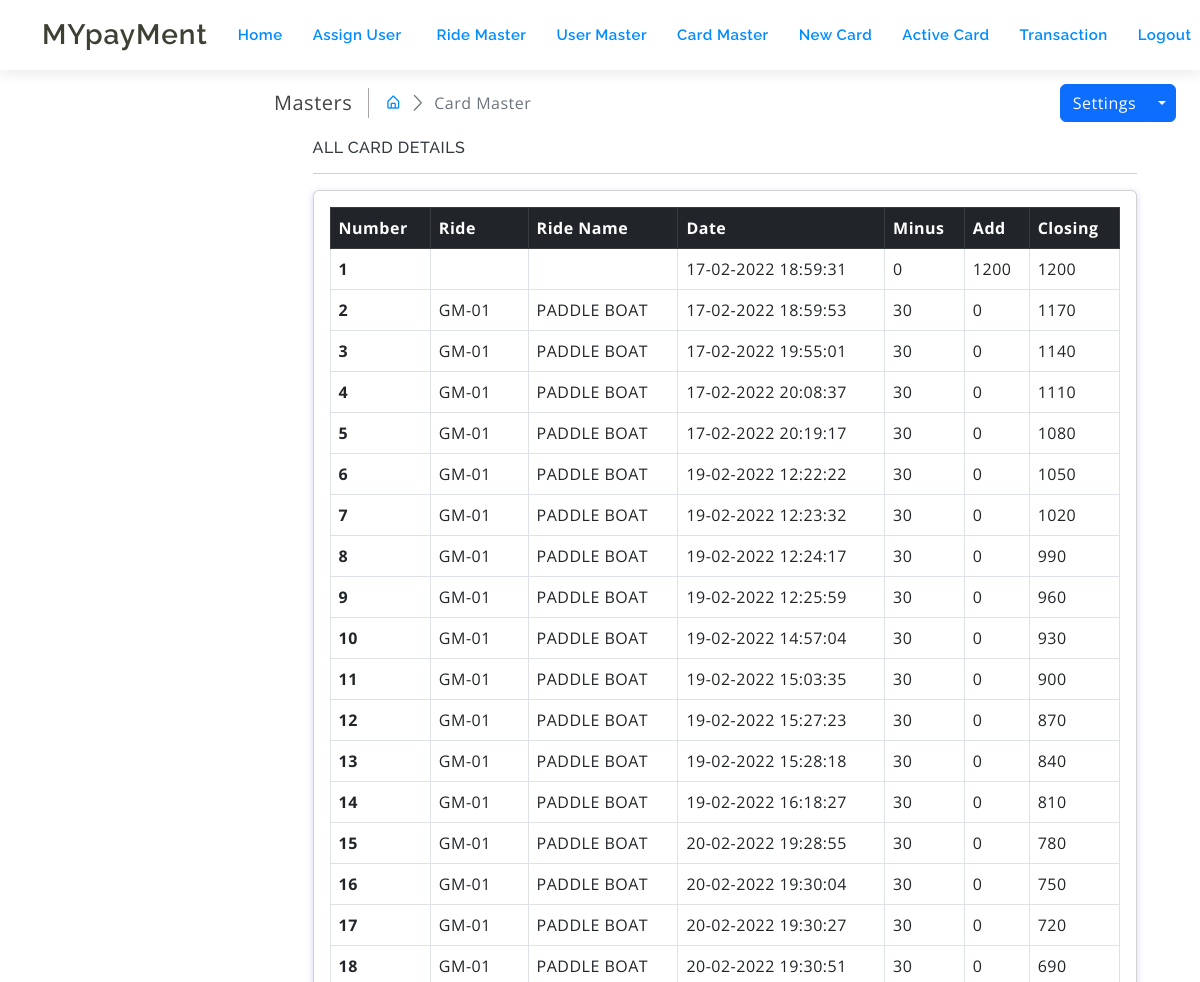
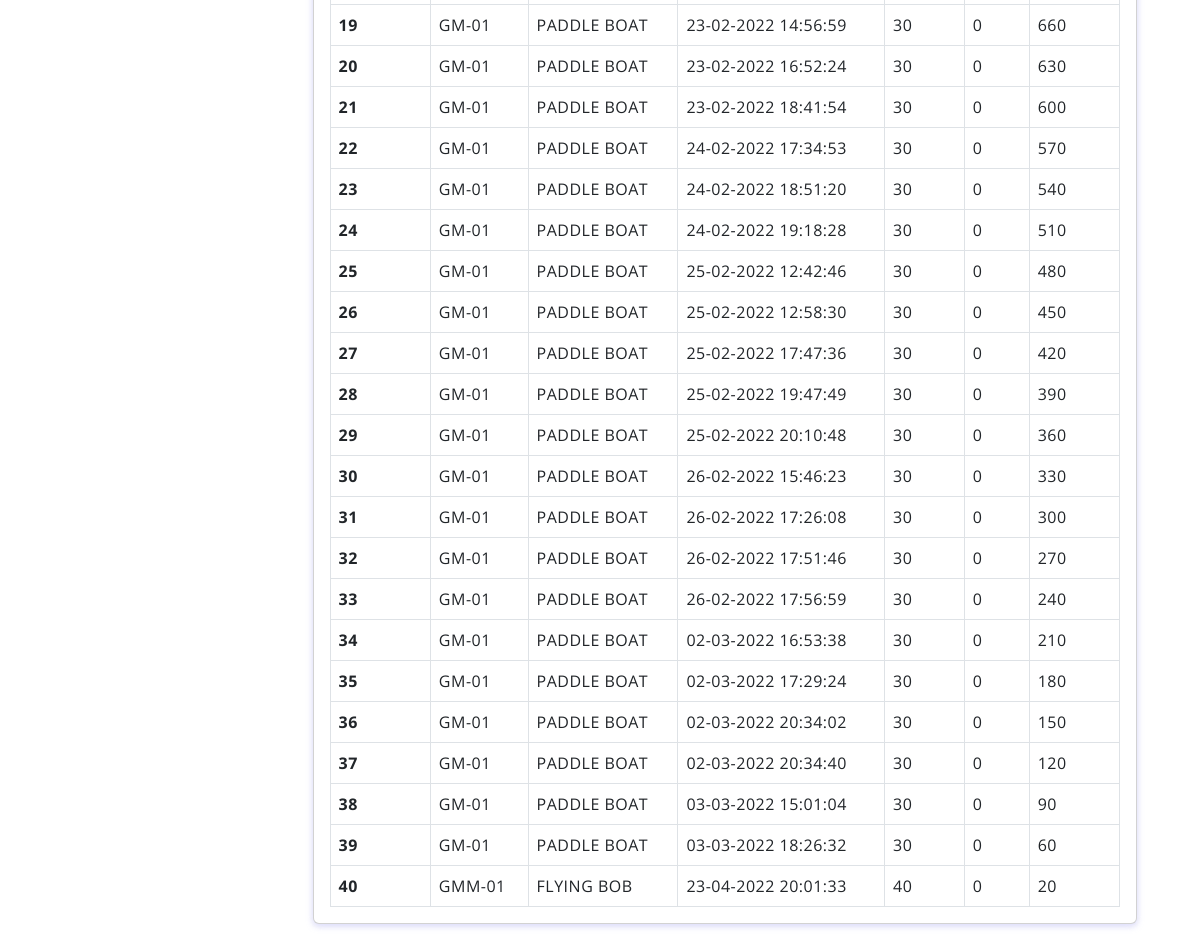
Screenshot of /transaction_active.php?id=32 (signed in) with the database file from the repository (2 pictures, top to bottom).
### tables this page shows
CREATE TABLE `history` (
  `id` int(11) NOT NULL,
  `user_id` varchar(255) NOT NULL,
  `ride_id` varchar(255) NOT NULL,
  `Machine_id` varchar(255) NOT NULL,
  `date_time` datetime NOT NULL,
  `close_date` date NOT NULL,
  `dabite` int(11) NOT NULL,
  `cradit` int(11) NOT NULL,
  `current` int(11) NOT NULL,
  `history_id` varchar(255) NOT NULL
);

CREATE TABLE `ride_master` (
  `ride_id` int(11) NOT NULL,
  `ride_name` varchar(255) NOT NULL,
  `ride_cost` int(11) NOT NULL,
  `ride_sheet` varchar(255) NOT NULL,
  `ride_description` varchar(255) NOT NULL,
  `ride_img` longtext NOT NULL,
  `children` int(11) NOT NULL,
  `adult` int(11) NOT NULL,
  `machin_id` varchar(255) NOT NULL
);

### transaction_active.php (the view, shortened to what this page needs)
<?php
if(isset($_SESSION['id'])){
?>
<!doctype html>
<html lang="en">
<head>
	<link href="assets/plugins/simplebar/css/simplebar.css" rel="stylesheet" />
	<link href="assets/plugins/perfect-scrollbar/css/perfect-scrollbar.css" rel="stylesheet" />
	<link href="assets/plugins/metismenu/css/metisMenu.min.css" rel="stylesheet" />
	<link href="assets/css/bootstrap.min.css" rel="stylesheet">
	<link href="assets/css/bootstrap-extended.css" rel="stylesheet">
	<link href="assets/css/app.css" rel="stylesheet">
	<link href="assets/css/icons.css" rel="stylesheet">
	<link rel="stylesheet" href="assets/css/dark-theme.css" />
	<link rel="stylesheet" href="assets/css/semi-dark.css" />
	<link rel="stylesheet" href="assets/css/header-colors.css" />
</head>
<body>
	<div class="wrapper">
		<?php
			include 'top-nav.php';
			include 'conn.php';
function get_one_record($table,$field,$value){
	global $conn;
	$sql = mysqli_query($conn,"select * from $table where BINARY $field = BINARY '$value'");
	$row = mysqli_fetch_assoc($sql);
	return $row;
}
		?>
		<div class="page-wrapper">
			<div class="page-content">
				<div class="page-breadcrumb d-none d-sm-flex align-items-center mb-3">
					<div class="breadcrumb-title pe-3">Masters</div>
					<div class="ps-3">
						<nav aria-label="breadcrumb">
							<ol class="breadcrumb mb-0 p-0">
								<li class="breadcrumb-item"><a href="javascript:;"><i class="bx bx-home-alt"></i></a>
								</li>
								<li class="breadcrumb-item active" aria-current="page">Card Master</li>
							</ol>
						</nav>
					</div>
					<div class="ms-auto">
						<div class="btn-group">
							<button type="button" class="btn btn-primary">Settings</button>
							<button type="button" class="btn btn-primary split-bg-primary dropdown-toggle dropdown-toggle-split" data-bs-toggle="dropdown">	<span class="visually-hidden">Toggle Dropdown</span>
							</button>
						</div>
					</div>
				</div>
				<div class="row">
					<div class="col-xl-11 mx-auto">
						<h6 class="mb-0 text-uppercase">All Card Details</h6>
						<hr/>
						<div class="card">
							<div class="card-body">
								<table class="table table-bordered mb-0">
									<thead class="table-dark">
										<tr>
											<th scope="col">Number</th>
											<th scope="col">Ride</th>
											<th scope="col">Ride Name</th>
											<th scope="col">Date</th>
											<th scope="col">Minus</th>
											<th scope="col">Add</th>
											<th scope="col">Closing</th>
										</tr>
									</thead>
									<tbody>
									    <?php
									        $sql = mysqli_query($conn, "SELECT * FROM `history` where history_id = '".$_REQUEST['id']."'");
									        $count = 1;
									        while($row = mysqli_fetch_assoc($sql)){
												$ride = get_one_record('ride_master','ride_id',$row['ride_id']);
									    ?>
										<tr>
											<th scope="row"><?=$count;?></th>
											<td><?=$ride['machin_id'];?></td>
											<td><?=$ride['ride_name'];?></td>
											<td><?=date('d-m-Y H:i:s',strtotime($row['date_time']));?></td>
											<td><?=$row['dabite'];?></td>
											<td><?=$row['cradit'];?></td>
											<td><?=$row['current'];?></td>
										</tr>
                                        <?php
                                            $count++;
									        }
                                        ?>
									</tbody>
								</table>
							</div>
						</div>
					</div>
				</div>
			</div>
		</div>
	</div>
</body>
</html>
<?php
}
else
{
    header("Location: index.php?error=Login again");
}
?>

### assets/css/app.css (style rules this page uses)
body { font-size: 14px; color: #4c5258; letter-spacing: .5px; background: #f7f7ff; overflow-x: hidden; font-family: Roboto, sans-serif }
a { text-decoration: none }
.wrapper { width: 100%; position: relative }
.page-wrapper { height: 100%; margin-top: 60px; margin-bottom: 30px; margin-left: 250px }
.page-content { padding: 1.5rem 1.5rem 0.7rem 1.5rem }
.breadcrumb-title { font-size: 20px; border-right: 1.5px solid #aaa4a4 }
.page-breadcrumb .breadcrumb li.breadcrumb-item { font-size: 16px }
.page-breadcrumb .breadcrumb-item+.breadcrumb-item::before { display: inline-block; padding-right: .5rem; color: #6c757d; font-family: LineIcons; content: "\ea5c" }
.split-bg-primary { background-color: #0c62e0; border-color: #0c62e0 }

### assets/css/style.css (style rules this page uses)
body { font-family: "Open Sans", sans-serif; color: #444444; }
a { color: #008cff; text-decoration: none; }
h1, h2, h3, h4, h5, h6 { font-family: "Raleway", sans-serif; }

### rows the page displays
history: date_time "17-02-2022 18:59:31", dabite "0", cradit "1200", current "1200"
history: ride.machin_id "GM-01", ride.ride_name "PADDLE BOAT", date_time "17-02-2022 18:59:53", dabite "30", cradit "0", current "1170"
history: ride.machin_id "GM-01", ride.ride_name "PADDLE BOAT", date_time "17-02-2022 19:55:01", dabite "30", cradit "0", current "1140"
history: ride.machin_id "GM-01", ride.ride_name "PADDLE BOAT", date_time "17-02-2022 20:08:37", dabite "30", cradit "0", current "1110"
history: ride.machin_id "GM-01", ride.ride_name "PADDLE BOAT", date_time "17-02-2022 20:19:17", dabite "30", cradit "0", current "1080"
history: ride.machin_id "GM-01", ride.ride_name "PADDLE BOAT", date_time "19-02-2022 12:22:22", dabite "30", cradit "0", current "1050"
history: ride.machin_id "GM-01", ride.ride_name "PADDLE BOAT", date_time "19-02-2022 12:23:32", dabite "30", cradit "0", current "1020"
history: ride.machin_id "GM-01", ride.ride_name "PADDLE BOAT", date_time "19-02-2022 12:24:17", dabite "30", cradit "0", current "990"
history: ride.machin_id "GM-01", ride.ride_name "PADDLE BOAT", date_time "19-02-2022 12:25:59", dabite "30", cradit "0", current "960"
history: ride.machin_id "GM-01", ride.ride_name "PADDLE BOAT", date_time "19-02-2022 14:57:04", dabite "30", cradit "0", current "930"
history: ride.machin_id "GM-01", ride.ride_name "PADDLE BOAT", date_time "19-02-2022 15:03:35", dabite "30", cradit "0", current "900"
history: ride.machin_id "GM-01", ride.ride_name "PADDLE BOAT", date_time "19-02-2022 15:27:23", dabite "30", cradit "0", current "870"
history: ride.machin_id "GM-01", ride.ride_name "PADDLE BOAT", date_time "19-02-2022 15:28:18", dabite "30", cradit "0", current "840"
history: ride.machin_id "GM-01", ride.ride_name "PADDLE BOAT", date_time "19-02-2022 16:18:27", dabite "30", cradit "0", current "810"
history: ride.machin_id "GM-01", ride.ride_name "PADDLE BOAT", date_time "20-02-2022 19:28:55", dabite "30", cradit "0", current "780"
history: ride.machin_id "GM-01", ride.ride_name "PADDLE BOAT", date_time "20-02-2022 19:30:04", dabite "30", cradit "0", current "750"
history: ride.machin_id "GM-01", ride.ride_name "PADDLE BOAT", date_time "20-02-2022 19:30:27", dabite "30", cradit "0", current "720"
history: ride.machin_id "GM-01", ride.ride_name "PADDLE BOAT", date_time "20-02-2022 19:30:51", dabite "30", cradit "0", current "690"
history: ride.machin_id "GM-01", ride.ride_name "PADDLE BOAT", date_time "23-02-2022 14:56:59", dabite "30", cradit "0", current "660"
history: ride.machin_id "GM-01", ride.ride_name "PADDLE BOAT", date_time "23-02-2022 16:52:24", dabite "30", cradit "0", current "630"
history: ride.machin_id "GM-01", ride.ride_name "PADDLE BOAT", date_time "23-02-2022 18:41:54", dabite "30", cradit "0", current "600"
history: ride.machin_id "GM-01", ride.ride_name "PADDLE BOAT", date_time "24-02-2022 17:34:53", dabite "30", cradit "0", current "570"
history: ride.machin_id "GM-01", ride.ride_name "PADDLE BOAT", date_time "24-02-2022 18:51:20", dabite "30", cradit "0", current "540"
history: ride.machin_id "GM-01", ride.ride_name "PADDLE BOAT", date_time "24-02-2022 19:18:28", dabite "30", cradit "0", current "510"
history: ride.machin_id "GM-01", ride.ride_name "PADDLE BOAT", date_time "25-02-2022 12:42:46", dabite "30", cradit "0", current "480"
history: ride.machin_id "GM-01", ride.ride_name "PADDLE BOAT", date_time "25-02-2022 12:58:30", dabite "30", cradit "0", current "450"
history: ride.machin_id "GM-01", ride.ride_name "PADDLE BOAT", date_time "25-02-2022 17:47:36", dabite "30", cradit "0", current "420"
history: ride.machin_id "GM-01", ride.ride_name "PADDLE BOAT", date_time "25-02-2022 19:47:49", dabite "30", cradit "0", current "390"
history: ride.machin_id "GM-01", ride.ride_name "PADDLE BOAT", date_time "25-02-2022 20:10:48", dabite "30", cradit "0", current "360"
history: ride.machin_id "GM-01", ride.ride_name "PADDLE BOAT", date_time "26-02-2022 15:46:23", dabite "30", cradit "0", current "330"
history: ride.machin_id "GM-01", ride.ride_name "PADDLE BOAT", date_time "26-02-2022 17:26:08", dabite "30", cradit "0", current "300"
history: ride.machin_id "GM-01", ride.ride_name "PADDLE BOAT", date_time "26-02-2022 17:51:46", dabite "30", cradit "0", current "270"
history: ride.machin_id "GM-01", ride.ride_name "PADDLE BOAT", date_time "26-02-2022 17:56:59", dabite "30", cradit "0", current "240"
history: ride.machin_id "GM-01", ride.ride_name "PADDLE BOAT", date_time "02-03-2022 16:53:38", dabite "30", cradit "0", current "210"
history: ride.machin_id "GM-01", ride.ride_name "PADDLE BOAT", date_time "02-03-2022 17:29:24", dabite "30", cradit "0", current "180"
history: ride.machin_id "GM-01", ride.ride_name "PADDLE BOAT", date_time "02-03-2022 20:34:02", dabite "30", cradit "0", current "150"
history: ride.machin_id "GM-01", ride.ride_name "PADDLE BOAT", date_time "02-03-2022 20:34:40", dabite "30", cradit "0", current "120"
history: ride.machin_id "GM-01", ride.ride_name "PADDLE BOAT", date_time "03-03-2022 15:01:04", dabite "30", cradit "0", current "90"
history: ride.machin_id "GM-01", ride.ride_name "PADDLE BOAT", date_time "03-03-2022 18:26:32", dabite "30", cradit "0", current "60"
history: ride.machin_id "GMM-01", ride.ride_name "FLYING BOB", date_time "23-04-2022 20:01:33", dabite "40", cradit "0", current "20"
